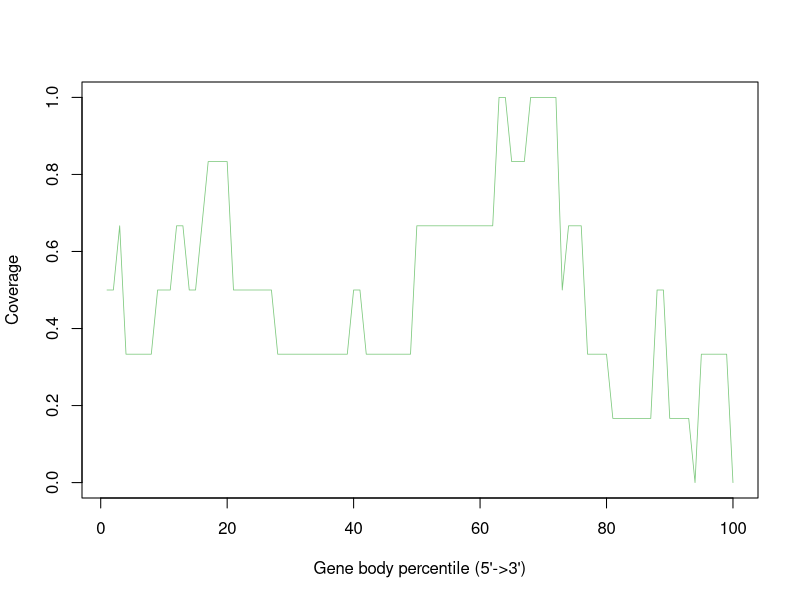

Recreate this plot in R.
Mmus_BAL_TAL_RRTN_BSL_Rep2_B8_Aligned.sortedByCoord_sorted.out <- c(0.5,0.5,0.6666666666666666,0.3333333333333333,0.3333333333333333,0.3333333333333333,0.3333333333333333,0.3333333333333333,0.5,0.5,0.5,0.6666666666666666,0.6666666666666666,0.5,0.5,0.6666666666666666,0.8333333333333334,0.8333333333333334,0.8333333333333334,0.8333333333333334,0.5,0.5,0.5,0.5,0.5,0.5,0.5,0.3333333333333333,0.3333333333333333,0.3333333333333333,0.3333333333333333,0.3333333333333333,0.3333333333333333,0.3333333333333333,0.3333333333333333,0.3333333333333333,0.3333333333333333,0.3333333333333333,0.3333333333333333,0.5,0.5,0.3333333333333333,0.3333333333333333,0.3333333333333333,0.3333333333333333,0.3333333333333333,0.3333333333333333,0.3333333333333333,0.3333333333333333,0.6666666666666666,0.6666666666666666,0.6666666666666666,0.6666666666666666,0.6666666666666666,0.6666666666666666,0.6666666666666666,0.6666666666666666,0.6666666666666666,0.6666666666666666,0.6666666666666666,0.6666666666666666,0.6666666666666666,1.0,1.0,0.8333333333333334,0.8333333333333334,0.8333333333333334,1.0,1.0,1.0,1.0,1.0,0.5,0.6666666666666666,0.6666666666666666,0.6666666666666666,0.3333333333333333,0.3333333333333333,0.3333333333333333,0.3333333333333333,0.16666666666666666,0.16666666666666666,0.16666666666666666,0.16666666666666666,0.16666666666666666,0.16666666666666666,0.16666666666666666,0.5,0.5,0.16666666666666666,0.16666666666666666,0.16666666666666666,0.16666666666666666,0.0,0.3333333333333333,0.3333333333333333,0.3333333333333333,0.3333333333333333,0.3333333333333333,0.0)


pdf("Mmus_BAL-TAL_RRTN_BSL_Rep2_B8.geneBodyCoverage.curves.pdf")
x=1:100
icolor = colorRampPalette(c("#7fc97f","#beaed4","#fdc086","#ffff99","#386cb0","#f0027f"))(1)
plot(x,Mmus_BAL_TAL_RRTN_BSL_Rep2_B8_Aligned.sortedByCoord_sorted.out,type='l',xlab="Gene body percentile (5'->3')", ylab="Coverage",lwd=0.8,col=icolor[1])
dev.off()
